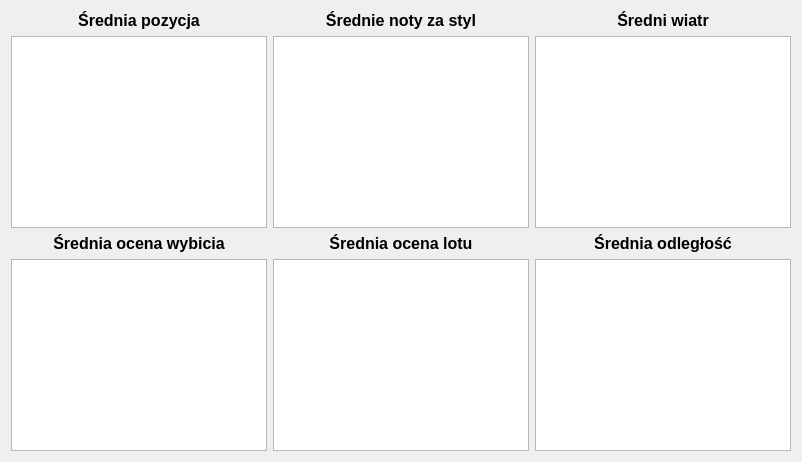
     <widget class="QWidget" name="tab_rankings">
      <attribute name="title">
       <string>Rankingi</string>
      </attribute>
      <layout class="QVBoxLayout" name="verticalLayout_7">
       <item>
        <layout class="QGridLayout" name="gridLayout">
         <item row="1" column="1">
          <layout class="QVBoxLayout" name="verticalLayout_4">
           <item>
            <widget class="QLabel" name="label_avgFlight">
             <property name="sizePolicy">
              <sizepolicy hsizetype="Expanding" vsizetype="Preferred">
               <horstretch>0</horstretch>
               <verstretch>0</verstretch>
              </sizepolicy>
             </property>
             <property name="font">
              <font>
               <family>Segoe UI</family>
               <pointsize>12</pointsize>
               <bold>true</bold>
              </font>
             </property>
             <property name="text">
              <string>Średnia ocena lotu</string>
             </property>
             <property name="alignment">
              <set>Qt::AlignCenter</set>
             </property>
            </widget>
           </item>
           <item>
            <widget class="QTableView" name="tableView_avgFlightRating">
             <property name="sortingEnabled">
              <bool>true</bool>
             </property>
             <attribute name="horizontalHeaderShowSortIndicator" stdset="0">
              <bool>true</bool>
             </attribute>
            </widget>
           </item>
          </layout>
         </item>
         <item row="0" column="0">
          <layout class="QVBoxLayout" name="verticalLayout_6">
           <item>
            <widget class="QLabel" name="label_5">
             <property name="sizePolicy">
              <sizepolicy hsizetype="Expanding" vsizetype="Preferred">
               <horstretch>0</horstretch>
               <verstretch>0</verstretch>
              </sizepolicy>
             </property>
             <property name="font">
              <font>
               <family>Segoe UI</family>
               <pointsize>12</pointsize>
               <bold>true</bold>
              </font>
             </property>
             <property name="text">
              <string>Średnia pozycja</string>
             </property>
             <property name="alignment">
              <set>Qt::AlignCenter</set>
             </property>
            </widget>
           </item>
           <item>
            <widget class="QTableView" name="tableView_avgPosition">
             <property name="sortingEnabled">
              <bool>true</bool>
             </property>
            </widget>
           </item>
          </layout>
         </item>
         <item row="0" column="1">
          <layout class="QVBoxLayout" name="verticalLayout_2">
           <item>
            <widget class="QLabel" name="label_avgJudges">
             <property name="sizePolicy">
              <sizepolicy hsizetype="Expanding" vsizetype="Preferred">
               <horstretch>0</horstretch>
               <verstretch>0</verstretch>
              </sizepolicy>
             </property>
             <property name="font">
              <font>
               <family>Segoe UI</family>
               <pointsize>12</pointsize>
               <bold>true</bold>
              </font>
             </property>
             <property name="text">
              <string>Średnie noty za styl</string>
             </property>
             <property name="alignment">
              <set>Qt::AlignCenter</set>
             </property>
            </widget>
           </item>
           <item>
            <widget class="QTableView" name="tableView_avgJudges">
             <property name="sortingEnabled">
              <bool>true</bool>
             </property>
             <attribute name="horizontalHeaderShowSortIndicator" stdset="0">
              <bool>true</bool>
             </attribute>
            </widget>
           </item>
          </layout>
         </item>
         <item row="1" column="0">
          <layout class="QVBoxLayout" name="verticalLayout_3">
           <item>
            <widget class="QLabel" name="label_avgTakeoff">
             <property name="sizePolicy">
              <sizepolicy hsizetype="Expanding" vsizetype="Preferred">
               <horstretch>0</horstretch>
               <verstretch>0</verstretch>
              </sizepolicy>
             </property>
             <property name="font">
              <font>
               <family>Segoe UI</family>
               <pointsize>12</pointsize>
               <bold>true</bold>
              </font>
             </property>
             <property name="text">
              <string>Średnia ocena wybicia</string>
             </property>
             <property name="alignment">
              <set>Qt::AlignCenter</set>
             </property>
            </widget>
           </item>
           <item>
            <widget class="QTableView" name="tableView_avgTakeoffRating">
             <property name="sortingEnabled">
              <bool>true</bool>
             </property>
             <attribute name="horizontalHeaderShowSortIndicator" stdset="0">
              <bool>true</bool>
             </attribute>
            </widget>
           </item>
          </layout>
         </item>
         <item row="1" column="2">
          <layout class="QVBoxLayout" name="verticalLayout_5">
           <item>
            <widget class="QLabel" name="label_4">
             <property name="sizePolicy">
              <sizepolicy hsizetype="Expanding" vsizetype="Preferred">
               <horstretch>0</horstretch>
               <verstretch>0</verstretch>
              </sizepolicy>
             </property>
             <property name="font">
              <font>
               <family>Segoe UI</family>
               <pointsize>12</pointsize>
               <bold>true</bold>
              </font>
             </property>
             <property name="text">
              <string>Średnia odległość</string>
             </property>
             <property name="alignment">
              <set>Qt::AlignCenter</set>
             </property>
            </widget>
           </item>
           <item>
            <widget class="QTableView" name="tableView_avgDistance">
             <property name="sortingEnabled">
              <bool>true</bool>
             </property>
             <attribute name="horizontalHeaderShowSortIndicator" stdset="0">
              <bool>true</bool>
             </attribute>
            </widget>
           </item>
          </layout>
         </item>
         <item row="0" column="2">
          <layout class="QVBoxLayout" name="verticalLayout_8">
           <item>
            <widget class="QLabel" name="label_6">
             <property name="sizePolicy">
              <sizepolicy hsizetype="Expanding" vsizetype="Preferred">
               <horstretch>0</horstretch>
               <verstretch>0</verstretch>
              </sizepolicy>
             </property>
             <property name="font">
              <font>
               <family>Segoe UI</family>
               <pointsize>12</pointsize>
               <bold>true</bold>
              </font>
             </property>
             <property name="text">
              <string>Średni wiatr</string>
             </property>
             <property name="alignment">
              <set>Qt::AlignCenter</set>
             </property>
            </widget>
           </item>
           <item>
            <widget class="QTableView" name="tableView_avgWind">
             <property name="sortingEnabled">
              <bool>true</bool>
             </property>
             <attribute name="horizontalHeaderShowSortIndicator" stdset="0">
              <bool>true</bool>
             </attribute>
            </widget>
           </item>
          </layout>
         </item>
        </layout>
       </item>
      </layout>
     </widget>
